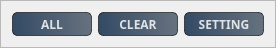
                       <widget class="QFrame" name="frame_37">
                        <property name="geometry">
                         <rect>
                          <x>550</x>
                          <y>257</y>
                          <width>272</width>
                          <height>45</height>
                         </rect>
                        </property>
                        <property name="frameShape">
                         <enum>QFrame::StyledPanel</enum>
                        </property>
                        <property name="frameShadow">
                         <enum>QFrame::Raised</enum>
                        </property>
                        <layout class="QHBoxLayout" name="horizontalLayout_13">
                         <item>
                          <widget class="QPushButton" name="pushButton_17">
                           <property name="minimumSize">
                            <size>
                             <width>80</width>
                             <height>24</height>
                            </size>
                           </property>
                           <property name="font">
                            <font>
                             <family>맑은 고딕</family>
                             <pointsize>9</pointsize>
                             <weight>75</weight>
                             <bold>true</bold>
                            </font>
                           </property>
                           <property name="styleSheet">
                            <string notr="true">QPushButton#pushButton_17{	
	background-color: qlineargradient(spread:pad, x1:0, y1:0.505682, x2:1, y2:0.477, stop:0 rgba(20, 47, 78, 219), stop:1 rgba(85, 98, 112, 226));
	color:rgba(255, 255, 255, 210);
	border:1px solid rgba(0, 0, 0, 150);
	border-radius:5px;
}
QPushButton#pushButton_17:hover{	
	background-color: qlineargradient(spread:pad, x1:0, y1:0.505682, x2:1, y2:0.477, stop:0 rgba(40, 67, 98, 219), stop:1 rgba(105, 118, 132, 226));
}
QPushButton#pushButton_17:pressed{
	padding-left:3px;
	padding-top:3px;
	border-top:2px solid rgba(0, 0, 0, 150);
	border-left:2px solid rgba(0, 0, 0, 150);
	border-right:1px solid rgba(0, 0, 0, 150);
	border-bottom:1px solid rgba(0, 0, 0, 150);
	background-color:rgba(105, 118, 132, 200);
}
</string>
                           </property>
                           <property name="text">
                            <string>ALL</string>
                           </property>
                           <property name="icon">
                            <iconset resource="icon_res.qrc">
                             <normaloff>:/icons/icons/trello.svg</normaloff>:/icons/icons/trello.svg</iconset>
                           </property>
                           <property name="iconSize">
                            <size>
                             <width>16</width>
                             <height>16</height>
                            </size>
                           </property>
                          </widget>
                         </item>
                         <item>
                          <widget class="QPushButton" name="pushButton_27">
                           <property name="minimumSize">
                            <size>
                             <width>80</width>
                             <height>24</height>
                            </size>
                           </property>
                           <property name="font">
                            <font>
                             <family>맑은 고딕</family>
                             <pointsize>9</pointsize>
                             <weight>75</weight>
                             <bold>true</bold>
                            </font>
                           </property>
                           <property name="styleSheet">
                            <string notr="true">QPushButton#pushButton_27{	
	background-color: qlineargradient(spread:pad, x1:0, y1:0.505682, x2:1, y2:0.477, stop:0 rgba(20, 47, 78, 219), stop:1 rgba(85, 98, 112, 226));
	color:rgba(255, 255, 255, 210);
	border:1px solid rgba(0, 0, 0, 150);
	border-radius:5px;
}
QPushButton#pushButton_27:hover{	
	background-color: qlineargradient(spread:pad, x1:0, y1:0.505682, x2:1, y2:0.477, stop:0 rgba(40, 67, 98, 219), stop:1 rgba(105, 118, 132, 226));
}
QPushButton#pushButton_27:pressed{
	padding-left:3px;
	padding-top:3px;
	border-top:2px solid rgba(0, 0, 0, 150);
	border-left:2px solid rgba(0, 0, 0, 150);
	border-right:1px solid rgba(0, 0, 0, 150);
	border-bottom:1px solid rgba(0, 0, 0, 150);
	background-color:rgba(105, 118, 132, 200);
}
</string>
                           </property>
                           <property name="text">
                            <string>CLEAR</string>
                           </property>
                           <property name="icon">
                            <iconset resource="icon_res.qrc">
                             <normaloff>:/icons/icons/refresh-ccw.svg</normaloff>:/icons/icons/refresh-ccw.svg</iconset>
                           </property>
                           <property name="iconSize">
                            <size>
                             <width>16</width>
                             <height>16</height>
                            </size>
                           </property>
                          </widget>
                         </item>
                         <item>
                          <widget class="QPushButton" name="pushButton_28">
                           <property name="minimumSize">
                            <size>
                             <width>80</width>
                             <height>24</height>
                            </size>
                           </property>
                           <property name="font">
                            <font>
                             <family>맑은 고딕</family>
                             <pointsize>9</pointsize>
                             <weight>75</weight>
                             <bold>true</bold>
                            </font>
                           </property>
                           <property name="styleSheet">
                            <string notr="true">QPushButton#pushButton_28{	
	background-color: qlineargradient(spread:pad, x1:0, y1:0.505682, x2:1, y2:0.477, stop:0 rgba(20, 47, 78, 219), stop:1 rgba(85, 98, 112, 226));
	color:rgba(255, 255, 255, 210);
	border:1px solid rgba(0, 0, 0, 150);
	border-radius:5px;
}
QPushButton#pushButton_28:hover{	
	background-color: qlineargradient(spread:pad, x1:0, y1:0.505682, x2:1, y2:0.477, stop:0 rgba(40, 67, 98, 219), stop:1 rgba(105, 118, 132, 226));
}
QPushButton#pushButton_28:pressed{
	padding-left:3px;
	padding-top:3px;
	border-top:2px solid rgba(0, 0, 0, 150);
	border-left:2px solid rgba(0, 0, 0, 150);
	border-right:1px solid rgba(0, 0, 0, 150);
	border-bottom:1px solid rgba(0, 0, 0, 150);
	background-color:rgba(105, 118, 132, 200);
}
</string>
                           </property>
                           <property name="text">
                            <string>SETTING</string>
                           </property>
                           <property name="icon">
                            <iconset resource="icon_res.qrc">
                             <normaloff>:/icons/icons/settings.svg</normaloff>:/icons/icons/settings.svg</iconset>
                           </property>
                           <property name="iconSize">
                            <size>
                             <width>24</width>
                             <height>16</height>
                            </size>
                           </property>
                          </widget>
                         </item>
                        </layout>
                       </widget>
